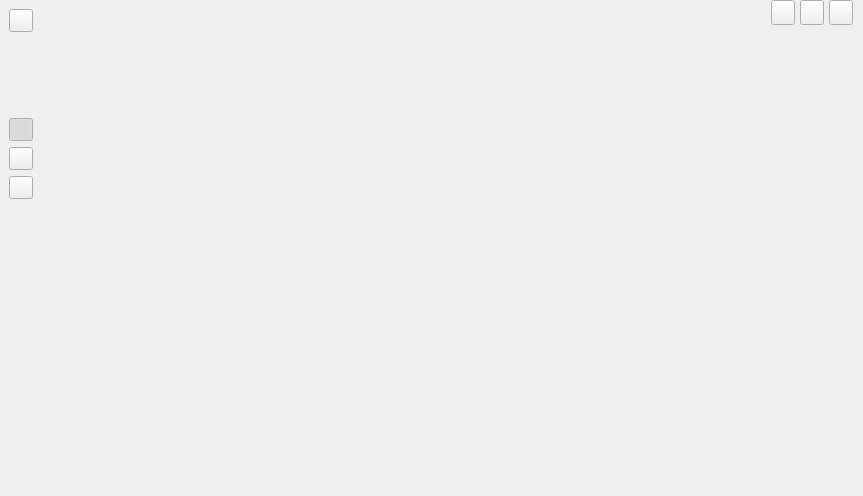
<?xml version="1.0" encoding="UTF-8"?>
<ui version="4.0">
 <class>MainWindow</class>
 <widget class="QMainWindow" name="MainWindow">
  <property name="geometry">
   <rect>
    <x>0</x>
    <y>0</y>
    <width>863</width>
    <height>496</height>
   </rect>
  </property>
  <property name="windowTitle">
   <string>MainWindow</string>
  </property>
  <widget class="QWidget" name="centralWidget">
   <property name="layoutDirection">
    <enum>Qt::LeftToRight</enum>
   </property>
   <layout class="QGridLayout" name="gridLayout_2">
    <property name="leftMargin">
     <number>0</number>
    </property>
    <property name="topMargin">
     <number>0</number>
    </property>
    <property name="rightMargin">
     <number>0</number>
    </property>
    <property name="bottomMargin">
     <number>0</number>
    </property>
    <property name="spacing">
     <number>0</number>
    </property>
    <item row="0" column="1">
     <widget class="QWidget" name="topBar" native="true">
      <property name="sizePolicy">
       <sizepolicy hsizetype="Expanding" vsizetype="Fixed">
        <horstretch>0</horstretch>
        <verstretch>0</verstretch>
       </sizepolicy>
      </property>
      <property name="minimumSize">
       <size>
        <width>0</width>
        <height>25</height>
       </size>
      </property>
      <property name="maximumSize">
       <size>
        <width>16777215</width>
        <height>25</height>
       </size>
      </property>
      <layout class="QHBoxLayout" name="horizontalLayout_2">
       <property name="spacing">
        <number>5</number>
       </property>
       <property name="leftMargin">
        <number>0</number>
       </property>
       <property name="topMargin">
        <number>0</number>
       </property>
       <property name="rightMargin">
        <number>10</number>
       </property>
       <property name="bottomMargin">
        <number>0</number>
       </property>
       <item>
        <spacer name="horizontalSpacer">
         <property name="orientation">
          <enum>Qt::Horizontal</enum>
         </property>
         <property name="sizeHint" stdset="0">
          <size>
           <width>40</width>
           <height>20</height>
          </size>
         </property>
        </spacer>
       </item>
       <item>
        <widget class="QToolButton" name="minButton">
         <property name="sizePolicy">
          <sizepolicy hsizetype="Preferred" vsizetype="Preferred">
           <horstretch>0</horstretch>
           <verstretch>0</verstretch>
          </sizepolicy>
         </property>
         <property name="text">
          <string/>
         </property>
         <property name="checkable">
          <bool>true</bool>
         </property>
         <property name="autoRaise">
          <bool>false</bool>
         </property>
        </widget>
       </item>
       <item>
        <widget class="QToolButton" name="maxButton">
         <property name="sizePolicy">
          <sizepolicy hsizetype="Minimum" vsizetype="Preferred">
           <horstretch>0</horstretch>
           <verstretch>0</verstretch>
          </sizepolicy>
         </property>
         <property name="text">
          <string/>
         </property>
         <property name="checkable">
          <bool>true</bool>
         </property>
        </widget>
       </item>
       <item>
        <widget class="QToolButton" name="closeButton">
         <property name="sizePolicy">
          <sizepolicy hsizetype="Minimum" vsizetype="Preferred">
           <horstretch>0</horstretch>
           <verstretch>0</verstretch>
          </sizepolicy>
         </property>
         <property name="text">
          <string/>
         </property>
         <property name="checkable">
          <bool>true</bool>
         </property>
        </widget>
       </item>
      </layout>
     </widget>
    </item>
    <item row="0" column="0" rowspan="2">
     <widget class="QWidget" name="sideBar" native="true">
      <property name="sizePolicy">
       <sizepolicy hsizetype="Preferred" vsizetype="Expanding">
        <horstretch>0</horstretch>
        <verstretch>0</verstretch>
       </sizepolicy>
      </property>
      <property name="layoutDirection">
       <enum>Qt::LeftToRight</enum>
      </property>
      <layout class="QGridLayout" name="gridLayout">
       <item row="2" column="0">
        <widget class="QToolButton" name="fileButton">
         <property name="sizePolicy">
          <sizepolicy hsizetype="Fixed" vsizetype="Fixed">
           <horstretch>0</horstretch>
           <verstretch>0</verstretch>
          </sizepolicy>
         </property>
         <property name="sizeIncrement">
          <size>
           <width>0</width>
           <height>0</height>
          </size>
         </property>
         <property name="cursor">
          <cursorShape>PointingHandCursor</cursorShape>
         </property>
         <property name="layoutDirection">
          <enum>Qt::LeftToRight</enum>
         </property>
         <property name="text">
          <string/>
         </property>
         <property name="checkable">
          <bool>true</bool>
         </property>
         <property name="checked">
          <bool>true</bool>
         </property>
         <property name="autoExclusive">
          <bool>true</bool>
         </property>
         <property name="autoRaise">
          <bool>false</bool>
         </property>
        </widget>
       </item>
       <item row="0" column="0">
        <widget class="QToolButton" name="icon">
         <property name="text">
          <string/>
         </property>
        </widget>
       </item>
       <item row="1" column="0">
        <spacer name="verticalSpacer">
         <property name="orientation">
          <enum>Qt::Vertical</enum>
         </property>
         <property name="sizeHint" stdset="0">
          <size>
           <width>20</width>
           <height>40</height>
          </size>
         </property>
        </spacer>
       </item>
       <item row="3" column="0">
        <widget class="QToolButton" name="transferButton">
         <property name="sizePolicy">
          <sizepolicy hsizetype="Preferred" vsizetype="Preferred">
           <horstretch>0</horstretch>
           <verstretch>0</verstretch>
          </sizepolicy>
         </property>
         <property name="cursor">
          <cursorShape>PointingHandCursor</cursorShape>
         </property>
         <property name="mouseTracking">
          <bool>false</bool>
         </property>
         <property name="acceptDrops">
          <bool>false</bool>
         </property>
         <property name="text">
          <string/>
         </property>
         <property name="checkable">
          <bool>true</bool>
         </property>
         <property name="autoExclusive">
          <bool>true</bool>
         </property>
         <property name="autoRaise">
          <bool>false</bool>
         </property>
        </widget>
       </item>
       <item row="5" column="0">
        <spacer name="verticalSpacer_2">
         <property name="orientation">
          <enum>Qt::Vertical</enum>
         </property>
         <property name="sizeHint" stdset="0">
          <size>
           <width>20</width>
           <height>288</height>
          </size>
         </property>
        </spacer>
       </item>
       <item row="4" column="0">
        <widget class="QToolButton" name="playerButton">
         <property name="text">
          <string/>
         </property>
         <property name="checkable">
          <bool>true</bool>
         </property>
         <property name="autoExclusive">
          <bool>true</bool>
         </property>
        </widget>
       </item>
      </layout>
     </widget>
    </item>
    <item row="1" column="1">
     <widget class="QStackedWidget" name="stackedWidget"/>
    </item>
   </layout>
   <zorder>topBar</zorder>
   <zorder>stackedWidget</zorder>
   <zorder>sideBar</zorder>
  </widget>
 </widget>
 <resources/>
 <connections/>
 <slots>
  <slot>onSendButton()</slot>
 </slots>
</ui>
